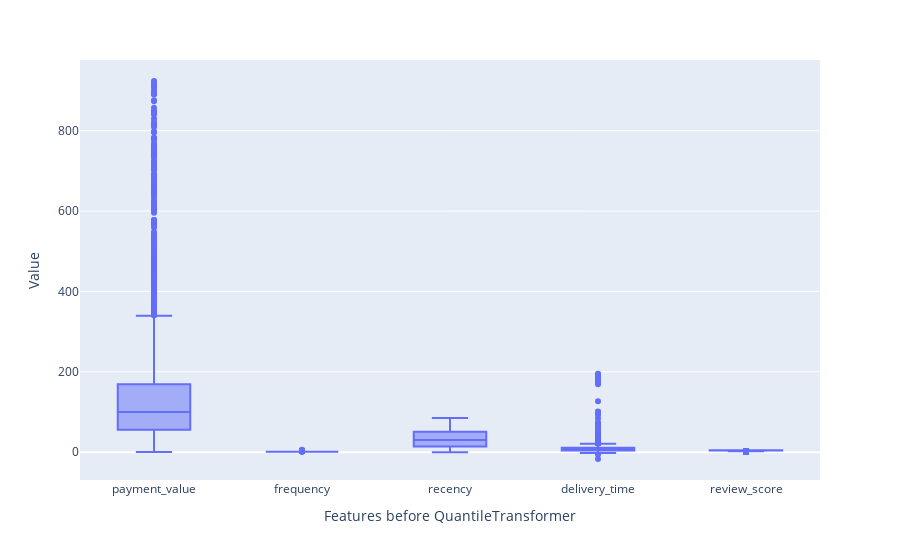

The code cell stored with this chart in its notebook:
### Code cell
tmp = pd.DataFrame({
    'Value': data_subset_RFM['payment_value'],
    'Features before QuantileTransformer':
        ['payment_value'] * len(data_subset_RFM)
})

for i in range(1, len(data_subset_RFM.columns)):
    tmp = pd.concat([
        tmp, pd.DataFrame({
            'Value': data_subset_RFM[data_subset_RFM.columns[i]],
            'Features before QuantileTransformer':
                [data_subset_RFM.columns[i]] * len(data_subset_RFM)
        })
    ])

fig = px.box(tmp, x="Features before QuantileTransformer", y="Value")
fig.show()

### Figure 1 — Plotly figure (JSON) as saved in the notebook; plotly's stock layout.template omitted (floating-point values rounded to 4 significant figures; data arrays with more than 128 entries replaced by an {"elided": "..."} marker saying what was removed)
{"data": [{"alignmentgroup": "True", "hovertemplate": "Features before QuantileTransformer=%{x}<br>Value=%{y}<extra></extra>", "legendgroup": "", "marker": {"color": "#636efa"}, "name": "", "notched": false, "offsetgroup": "", "orientation": "v", "showlegend": false, "type": "box", "x": {"elided": "23940 str values"}, "x0": " ", "xaxis": "x", "y": {"elided": "23940 float values"}, "y0": " ", "yaxis": "y"}], "layout": {"boxmode": "group", "legend": {"tracegroupgap": 0}, "margin": {"t": 60}, "xaxis": {"anchor": "y", "domain": [0, 1], "title": {"text": "Features before QuantileTransformer"}}, "yaxis": {"anchor": "x", "domain": [0, 1], "title": {"text": "Value"}}}}
